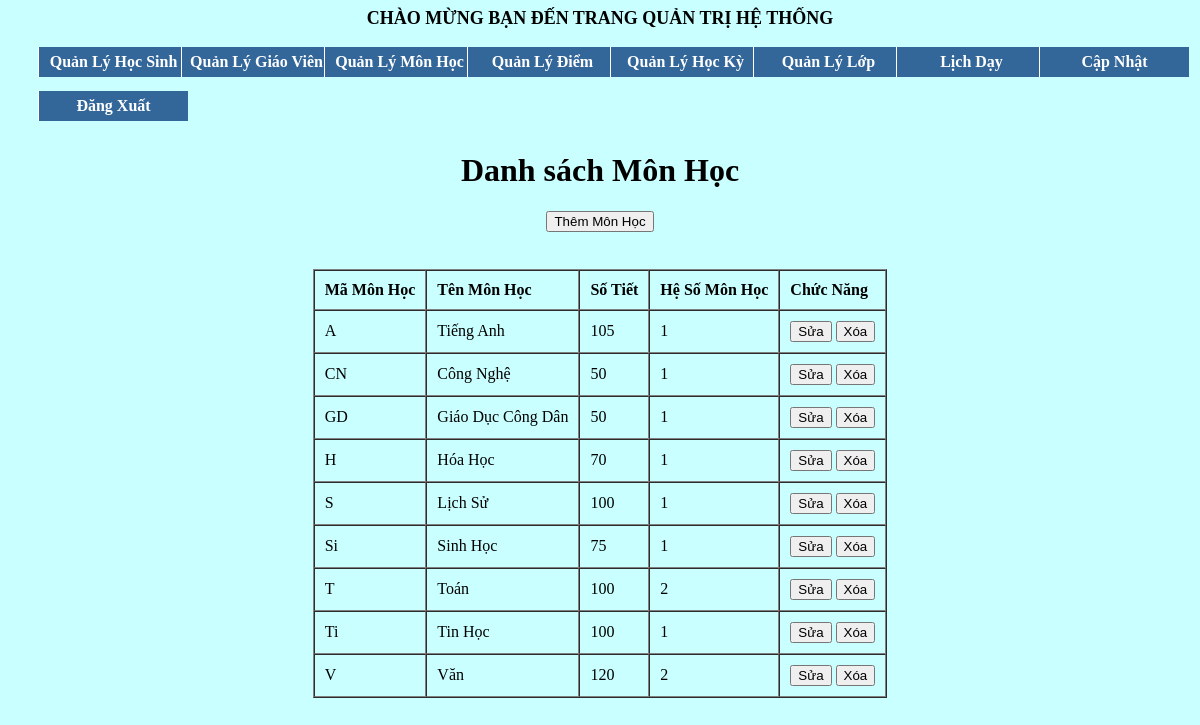
The app's page /admin/index.php?mod=mh (signed in) with its own data.
### tables this page shows
CREATE TABLE `monhoc` (
  `MaMonHoc` varchar(5) NOT NULL,
  `TenMonHoc` varchar(20) NOT NULL,
  `SoTiet` int(20) NOT NULL,
  `HeSoMonHoc` int(1) NOT NULL
);

### classes/monhoc.class.php (called while the page is built, shortened)
<?php
class monhoc extends DB
{
    function allmon()
    {
        $con=$this->connect();
        $sql="select * from monhoc";
        $query=mysqli_query($con,$sql);
        $result=array();
        if($query)
        {
            while($row=mysqli_fetch_assoc($query))
            {
                $result[]=$row;
            }
        }
        return $result;
    }
}
?>

### admin/monhoc/hienthimon.php (the view, shortened to what this page needs)
<?php
require "../classes/monhoc.class.php";
$con=new monhoc();
$mon=$con->allmon();
?>
<!DOCTYPE html>
<html>
<head>
</head>
<body>
<h1 align="center"style="font-family:Tahoma;font-weight: bold">Danh sách Môn Học</h1>
<h3 align="center"><a href="monhoc/themmon.php"><button>Thêm Môn Học</button></a></h3>
<table align="center" border="1" cellspacing="0" cellpadding="10">
    <tr style="font-weight: bold">
        <td>Mã Môn Học</td>
        <td>Tên Môn Học</td>
        <td>Số Tiết</td>
        <td>Hệ Số Môn Học</td>
        <td>Chức Năng</td>
    </tr>
    <?php foreach ($mon as $item){ ?>
        <tr>
            <td><?php echo $item['MaMonHoc']; ?></td>
            <td><?php echo $item['TenMonHoc']; ?></td>
            <td><?php echo $item['SoTiet']; ?></td>
            <td><?php echo $item['HeSoMonHoc']; ?></td>
            <td><?php echo "<a href='monhoc/suamon.php?id=$item[MaMonHoc]'><button type='button'>Sửa</button></a>"; ?>
                <?php echo "<a href='monhoc/xoamon.php?id=$item[MaMonHoc]' onclick='return XacNhan();'><button type='button'>Xóa</button></a>"; ?>
            </td>
        </tr>
    <?php } ?>
    <br/>
</table>

### records on screen
monhoc: MaMonHoc "A", TenMonHoc "Tiếng Anh", SoTiet "105", HeSoMonHoc "1"
monhoc: MaMonHoc "CN", TenMonHoc "Công Nghệ", SoTiet "50", HeSoMonHoc "1"
monhoc: MaMonHoc "GD", TenMonHoc "Giáo Dục Công Dân", SoTiet "50", HeSoMonHoc "1"
monhoc: MaMonHoc "H", TenMonHoc "Hóa Học", SoTiet "70", HeSoMonHoc "1"
monhoc: MaMonHoc "S", TenMonHoc "Lịch Sử", SoTiet "100", HeSoMonHoc "1"
monhoc: MaMonHoc "Si", TenMonHoc "Sinh Học", SoTiet "75", HeSoMonHoc "1"
monhoc: MaMonHoc "T", TenMonHoc "Toán", SoTiet "100", HeSoMonHoc "2"
monhoc: MaMonHoc "Ti", TenMonHoc "Tin Học", SoTiet "100", HeSoMonHoc "1"
monhoc: MaMonHoc "V", TenMonHoc "Văn", SoTiet "120", HeSoMonHoc "2"
